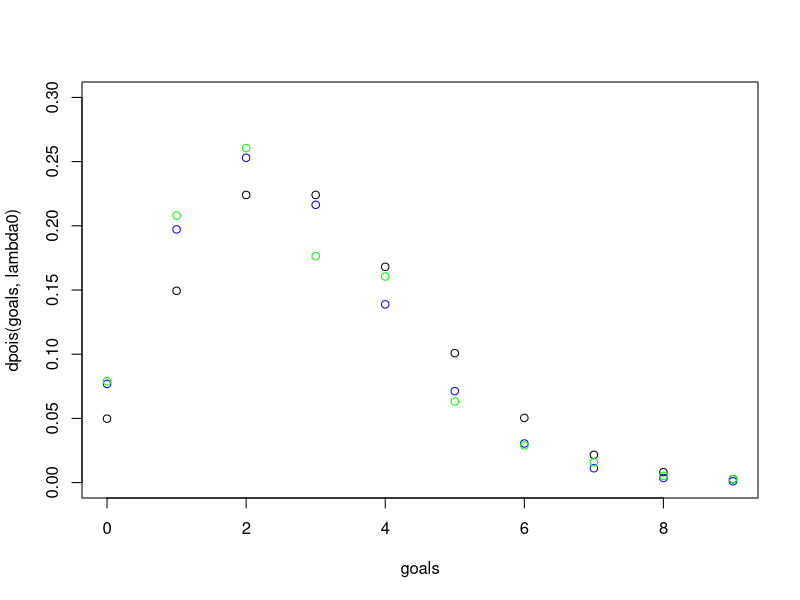
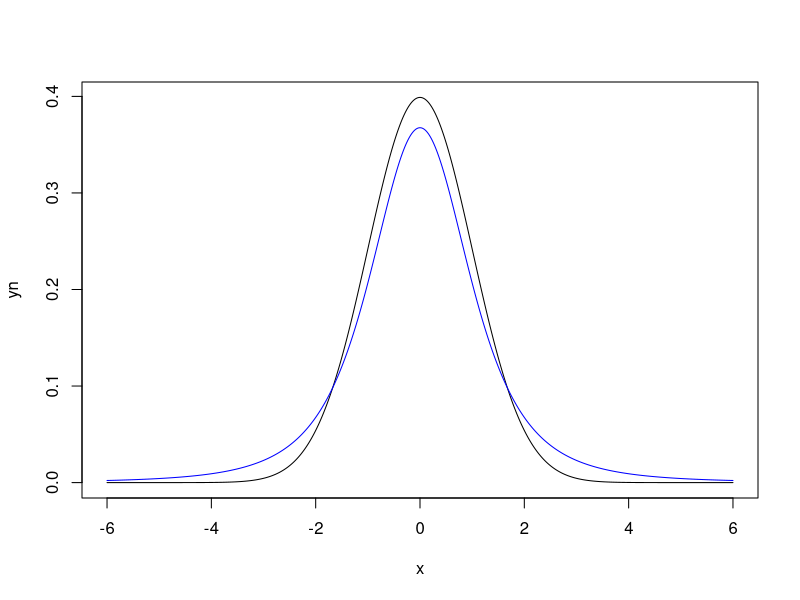

Reproduce these figures in R, in order.
## ---- chunk 1
knitr::opts_chunk$set(echo = TRUE)
## ---- chunk 2
x = c(HD = 62, TL = 38)
chisq.test(x)
## ---- chunk 3
x = c(HD = 28, TL = 22)
chisq.test(x)
## ---- chunk 4
x = c(2,4,8,9,3,10)
chisq.test(x)
## ---- chunk 5
M <- as.table(rbind(c(26, 13, 5), c(20, 29, 7)))
dimnames(M) <- list(c("up", "down"),c("L","C", "R"))
print(M)
rowSums(M)
colSums(M)
## ---- chunk 6
expect_table = function(M){
if(!is.matrix(M))stop("M must be a matrix")
  EM = M
for(i in 1:dim(M)[1]){
  for(j in 1:dim(M)[2]){
    EM[i,j]=sum(M[i,])*sum(M[,j])/sum(M)
  }
}
  return(EM)
  }
EM = expect_table(M)
print(EM)
## ---- chunk 7
chisq.test(M)
## ---- chunk 8
chisq.test(M)
fisher.test(M)
F0 = sum(M)
F1 = c(colSums(M),rowSums(M))
F2 = c(M)
#the configuration probobility is
logP = sum(lfactorial(c(F1))) - sum(lfactorial(c(F0,F2)))
print(exp(logP))
## ---- chunk 9
goals = c(0,1,2,3,4,5,6,7,8,9)
counts = c(30,79,99,67,61,24,11,6,2,1)
print(data.frame(goals=goals,counts = counts))
lambda0 = 3
lambda1 = sum(goals*counts/sum(counts))
plot(goals,dpois(goals,lambda0),ylim = c(0,0.3))
points(goals,dpois(goals,lambda1),col = 'blue')
points(goals,counts/sum(counts),col = 'green')

## ---- chunk 10
logP = function(lambda) {return(sum(counts*dpois(goals,lambda,log=T)))}

LRT = -2*(logP(lambda0)-logP(lambda1))
cat ("LRT = ",LRT," > ", qchisq(1-0.05,1),"\n")
cat( "p-value = ",1-pchisq(LRT,1),"\n")

## ---- chunk 11
x = seq(-6,6,0.02)
yn = dnorm(x,0,1)
yt = dt(x,3)
plot(x,yn,type = 'l')
points(x,yt,col = 'blue',type = 'l')
## ---- chunk 12
t.test(extra~group,data = sleep)
data(sleep)
print(sleep)
